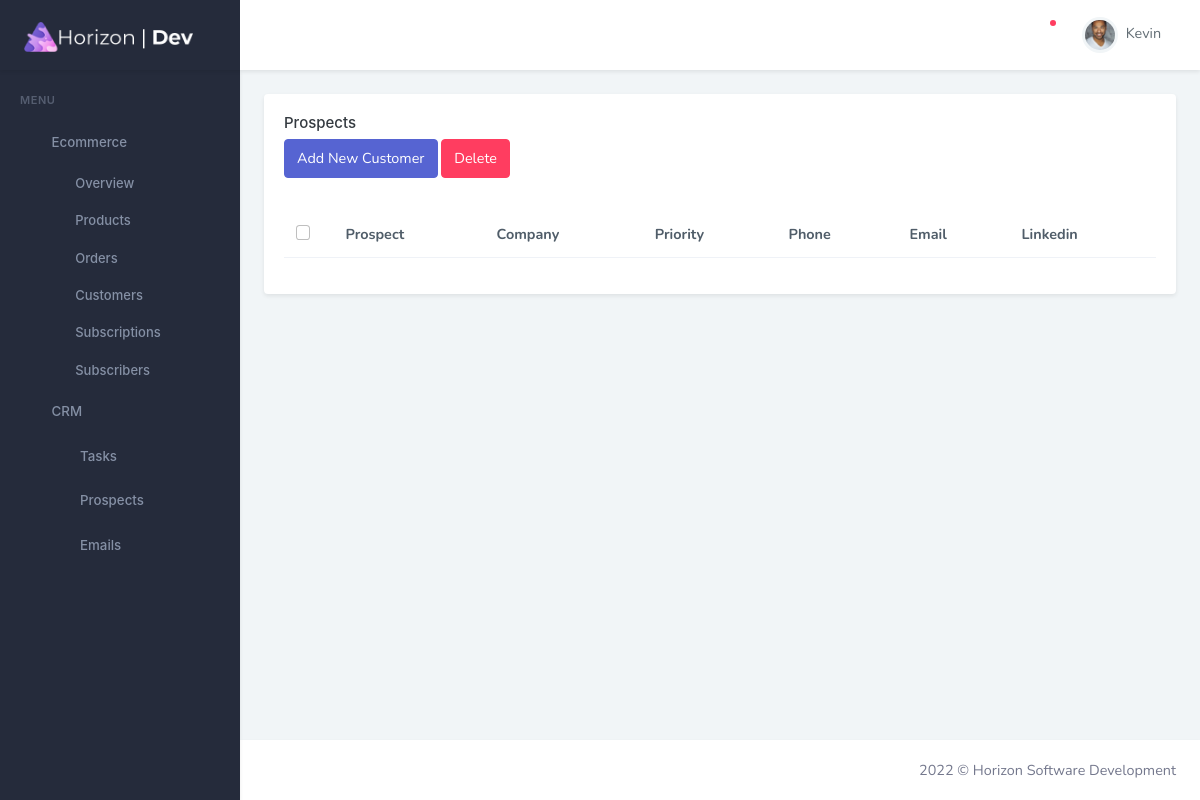
/sales/prospects/, run on an earlier commit of the app's database.
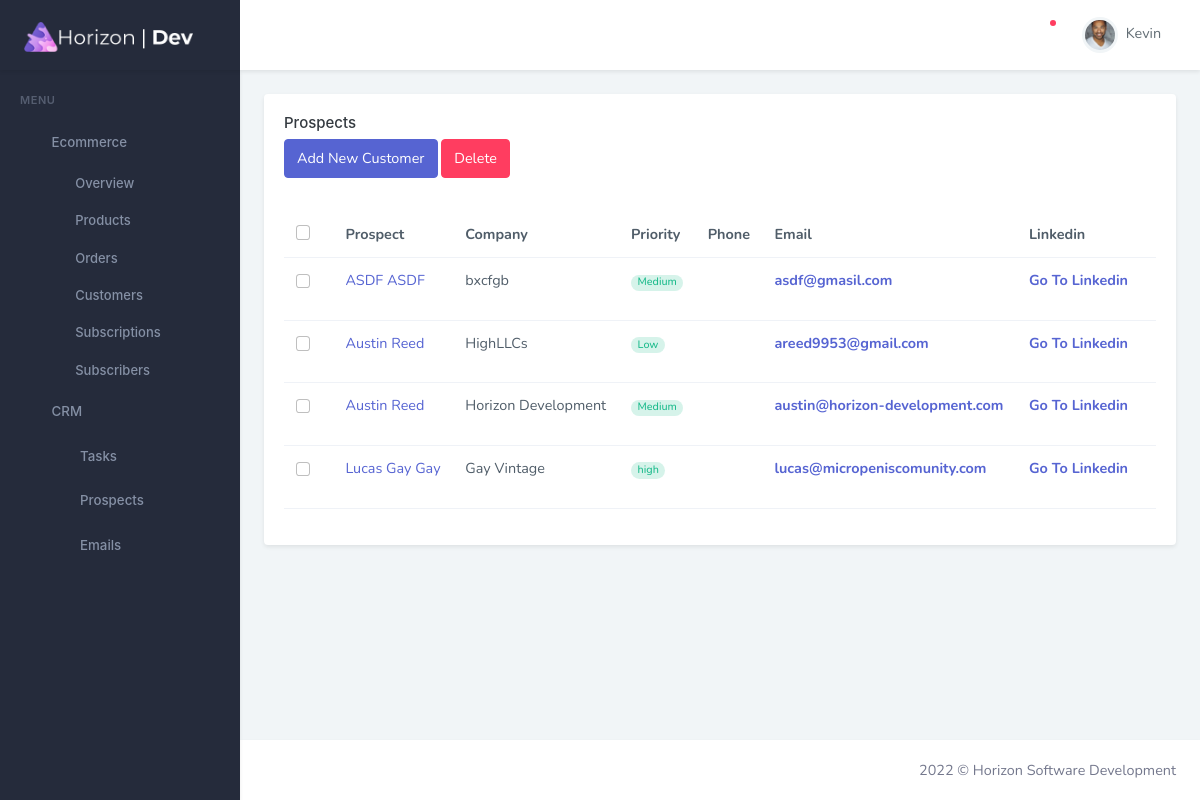
And on a later commit of the database.
### crm/models.py (models this page shows, shortened)
class Prospect(models.Model):
    first_name = models.CharField(max_length=255)
    last_name = models.CharField(max_length=255, blank=True)
    company = models.CharField(max_length=255, blank=True)
    email = models.EmailField(max_length=255, blank=True)
    phone = models.CharField(max_length=255, blank=True)
    linkedin = models.URLField(max_length=255, blank=True)
    website = models.URLField(max_length=255, blank=True)
    status = models.ForeignKey(Status, on_delete=models.CASCADE)
    notes = models.ManyToManyField(Notes, blank=True)
    created_at = models.DateTimeField(auto_now_add=True)
    updated_at = models.DateTimeField(auto_now=True)
    def get_status(self):
        return self.status.name

class Status(models.Model):
    name = models.CharField(max_length=100)

### crm/views.py (the view, shortened to what this page needs)
# urls.py: path('prospects/', prospects.as_view(), name='prospects'),
class prospects(View):
    def get(self, request):
        return render(request, 'crm/prospects.html', {
            'prospects': Prospect.objects.all().order_by('-created_at'),
            'status': Status.objects.all(),
        })

### templates/crm/prospects.html (shortened to what this page needs)
{% extends "dashpages/includes/base.html"%}
{% load static %}
{% block main %}
<div class="row">
    <div class="col-12">
        <div class="card">
            <div class="card-body">
                <h5 class="card-title">Prospects</h5>
                <button type="button" class="btn btn-primary waves-effect waves-light" data-bs-toggle="modal" data-bs-target="#myModal">Add New Customer</button>
                <button onclick="_delete()" type="button" class="btn btn-danger waves-effect waves-light" data-bs-toggle="modal" data-bs-target="#deleteModal">Delete</button>
                <div class="table-responsive" style="margin-top:2rem;">
                    <table class="table table-centered datatable dt-responsive nowrap" style="border-collapse: collapse; border-spacing: 0; width: 100%;">
                        <thead class="thead-light">
                            <tr>
                                <th style="width: 20px;">
                                    <div class="form-check">
                                        <input type="checkbox" class="form-check-input" id="customercheck">
                                        <label class="form-check-label mb-0" for="customercheck">&nbsp;</label>
                                    </div>
                                </th>
                                <th>Prospect</th>
                                <th>Company</th>
                                <th>Priority</th>
                                <th>Phone</th>
                                <th>Email</th>
                                <th>Linkedin</th>
                            </tr>
                        </thead>
                        <tbody>
                            {% for prospect in prospects %}
                            <tr>
                                <td>
                                    <div class="form-check">
                                        <input type="checkbox" class="form-check-input" id="{{prospect.id}}">
                                        <label class="form-check-label mb-0" for="{{prospect.id}}">&nbsp;</label>
                                    </div>
                                </td>
                                <td><a href="/sales/prospects/{{prospect.id}}/">{{prospect.first_name}} {{prospect.last_name}}</a></td>
                                <td><p>{{prospect.company}}</p></td>
                                <td><span class="badge rounded-pill badge-soft-success">{{prospect.get_status}}</span></td>
                                <td><a href="tel:{{prospect.number}}" style="font-weight: bold;">{{prospect.number}}<i class="ri-clipboard-line" style="vertical-align: sub;"></i></a></td>
                                <td><a href="mailto: {{prospect.email}}" style="font-weight: bold; ">{{prospect.email}}</a></td>
                                <td><a href="{{prospect.linkedin}}" style="font-weight: bold; ">Go To Linkedin <i class="ri-external-link-line" style="vertical-align: sub;"></i></a></td>
                            </tr>
                            {% endfor %}
                        </tbody>
                    </table>
                </div>
            </div>
        </div>
    </div>
</div>
{% endblock %}

What changed in the data, as far as the page shows it:
added Prospect: first_name "ASDF", last_name "ASDF", company "bxcfgb", get_status "Medium", email "asdf@gmasil.com"
added Prospect: first_name "Austin", last_name "Reed", company "HighLLCs", get_status "Low", email "areed9953@gmail.com"
added Prospect: first_name "Austin", last_name "Reed", company "Horizon Development", get_status "Medium", email "austin@horizon-development.com"
added Prospect: first_name "Lucas", last_name "Gay Gay", company "Gay Vintage", get_status "high", email "lucas@micropeniscomunity.com"
